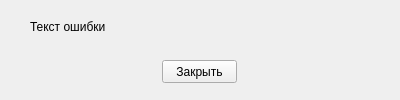
<?xml version="1.0" encoding="UTF-8"?>
<ui version="4.0">
 <class>ErrorDialog</class>
 <widget class="QMainWindow" name="ErrorDialog">
  <property name="geometry">
   <rect>
    <x>0</x>
    <y>0</y>
    <width>400</width>
    <height>100</height>
   </rect>
  </property>
  <property name="windowTitle">
   <string>Ошибка!</string>
  </property>
  <widget class="QWidget" name="centralwidget">
   <widget class="QPushButton" name="uielem_closeButton">
    <property name="geometry">
     <rect>
      <x>162</x>
      <y>60</y>
      <width>75</width>
      <height>23</height>
     </rect>
    </property>
    <property name="text">
     <string>Закрыть</string>
    </property>
   </widget>
   <widget class="QLabel" name="uielem_errorText">
    <property name="geometry">
     <rect>
      <x>30</x>
      <y>20</y>
      <width>341</width>
      <height>31</height>
     </rect>
    </property>
    <property name="text">
     <string>Текст ошибки</string>
    </property>
    <property name="alignment">
     <set>Qt::AlignLeading|Qt::AlignLeft|Qt::AlignTop</set>
    </property>
   </widget>
  </widget>
 </widget>
 <resources/>
 <connections/>
</ui>
